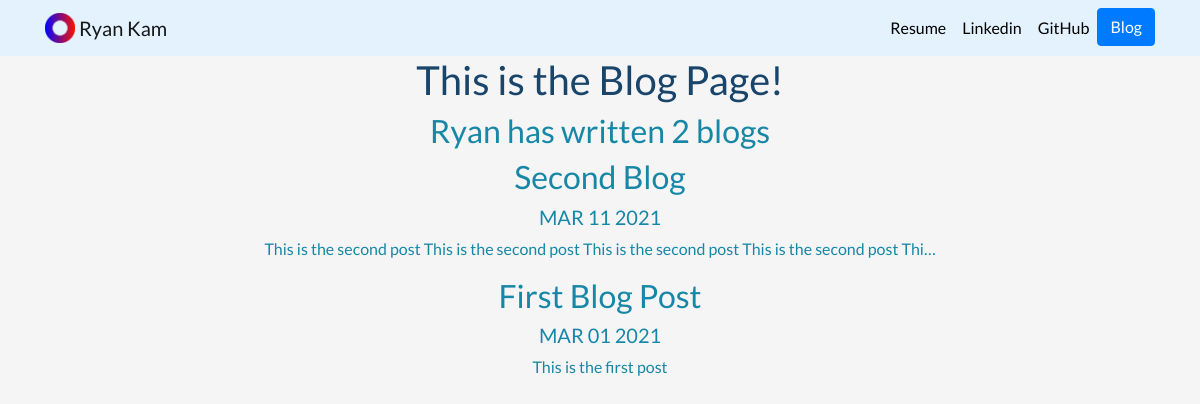
Screenshot of /blog/ with the database file from the repository.
### blog/models.py (models this page shows, shortened)
class Blog(models.Model):
    title = models.CharField(max_length=40)
    date = models.DateField()
    description = models.TextField()

### blog/views.py (the view)
# urls.py: path('', views.all_blogs, name="all_blogs"),
def all_blogs(request):
    blogs = Blog.objects.order_by('-date')
    return render(request, 'blog/all_blogs.html', {'blogs':blogs})

### blog/templates/blog/all_blogs.html
{% extends 'portfolio/base.html' %}
{% block content %}
<h1>This is the Blog Page!</h1>
<h2>Ryan has written {{ blogs.count }} blog{{ blogs.count|pluralize }}</h2>
{% for blog in blogs %}
<a href="{% url 'blog:detail' blog.id %}"><h2>{{ blog.title }}</h2></a>
<h5>{{ blog.date|date:'M d Y'|upper }}</h5>
<p>{{ blog.description|striptags|truncatechars:100 }}</p>
{% endfor %}
{% endblock %}

### portfolio/static/portfolio/custom.css (style rules this page uses)
body { text-align: center; font-family: 'Lato', sans-serif; background-color: #f6f5f5; }
h1 { color: #19456b; }
h2 { color: #1687a7; }
h5 { color: #1687a7; }
p { color: #1687a7; }

### rows the page displays
Blog: title "Second Blog", date "MAR 11 2021", description "This is the second post This is the second post This is the second post This is the second post Thi…"
Blog: title "First Blog Post", date "MAR 01 2021", description "This is the first post"

### other values shown
{{ blogs.count }} "2"
